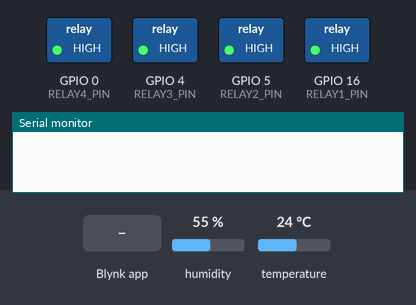
A sketch run on a simulated ESP8266 (NodeMCU). On the bench: switched loads named in the sketch (green lamp = pin HIGH), the last lines printed to the serial monitor. The test bench sets the inputs (shaded band); at power-on: humidity 55 %, temperature 24 °C. WiFi joins after 1.5 s; servers stay silent unless stated.

Above: at 3.0 s.
3.1 s: Blynk app writes 1 to V0
At 3.9 s:
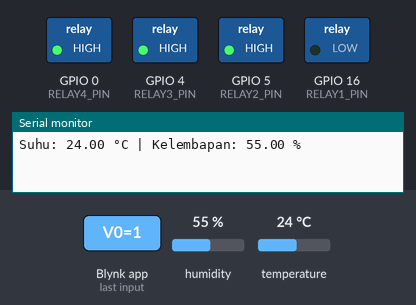
4.6 s: Blynk app writes 1 to V1
At 5.0 s:
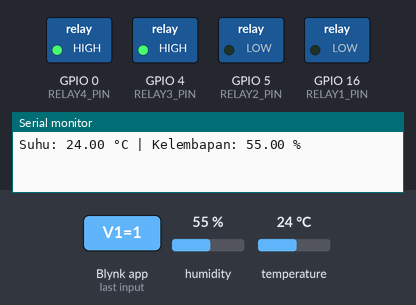
6.1 s: Blynk app writes 0 to V0
At 7.3 s:
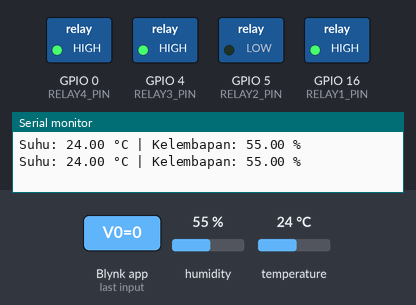
7.6 s: Blynk app writes 1 to V2
At 8.5 s:
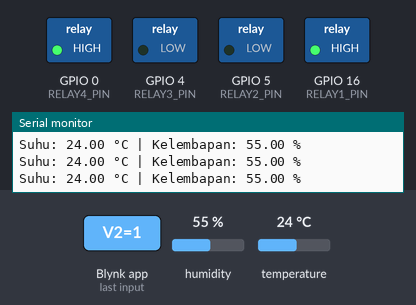
9.1 s: Blynk app writes 200 to V0
At 9.6 s:
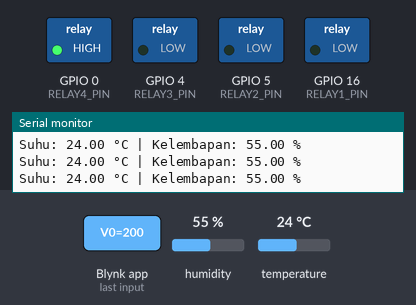
10.6 s: Blynk app writes 0 to V1
At 12.0 s:
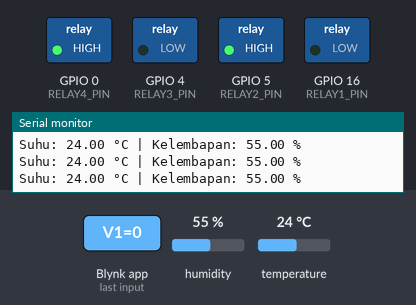
Timing chart, 0 to 13.1 s (numbered marks = the images above; inputs shaded):
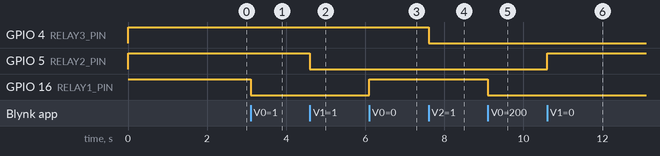

The sketch:

BLYNK.ino
```cpp
// Makro BLYNK WAJIB diletakkan paling atas sebelum library apa pun
#define BLYNK_TEMPLATE_ID "TMPL6MVxxxx"
#define BLYNK_TEMPLATE_NAME "Project WillyR"
#define BLYNK_AUTH_TOKEN "UUvGgg3kxxxxxx"
#define BLYNK_PRINT Serial

// --- PEMILIHAN LIBRARY UNIVERSAL ---
#if defined(ESP8266)
  #include <ESP8266WiFi.h>
  #include <BlynkSimpleEsp8266.h>
#elif defined(ESP32)
  #include <WiFi.h>
  #include <WiFiClient.h>
  #include <BlynkSimpleEsp32.h>
#endif

#include <DHT.h>
#include <SPI.h>

// --- KONFIGURASI PIN UNIVERSAL ---
#if defined(ESP8266)
  #define DHTPIN 2
  #define RELAY1_PIN 16
  #define RELAY2_PIN 5
  #define RELAY3_PIN 4
  #define RELAY4_PIN 0
#elif defined(ESP32)
  #define DHTPIN 4
  #define RELAY1_PIN 26
  #define RELAY2_PIN 27
  #define RELAY3_PIN 32
  #define RELAY4_PIN 33
#endif

#define DHTTYPE DHT22

// --- KONFIGURASI JARINGAN ---
char ssid[] = "ssid";
char pass[] = "password";

// --- INISIALISASI OBJEK ---
DHT dht(DHTPIN, DHTTYPE);
BlynkTimer timer;

// Logika Relay NPN (Ubah ke HIGH/LOW jika menggunakan Relay PNP)
#define RELAY_ON LOW
#define RELAY_OFF HIGH

// --- FUNGSI KONTROL RELAY BLYNK ---
// Menerima nilai 1 (ON) atau 0 (OFF) dari tombol di aplikasi Blynk
BLYNK_WRITE(V0) { digitalWrite(RELAY1_PIN, param.asInt() ? RELAY_ON : RELAY_OFF); }
BLYNK_WRITE(V1) { digitalWrite(RELAY2_PIN, param.asInt() ? RELAY_ON : RELAY_OFF); }
BLYNK_WRITE(V2) { digitalWrite(RELAY3_PIN, param.asInt() ? RELAY_ON : RELAY_OFF); }
BLYNK_WRITE(V3) { digitalWrite(RELAY4_PIN, param.asInt() ? RELAY_ON : RELAY_OFF); }

// Sinkronisasi status terakhir dari server Blynk saat perangkat restart
BLYNK_CONNECTED() {
  Blynk.syncVirtual(V0);
  Blynk.syncVirtual(V1);
  Blynk.syncVirtual(V2);
  Blynk.syncVirtual(V3);
}

// --- FUNGSI SENSOR DHT ---
void sendSensor() {
  float h = dht.readHumidity();
  float t = dht.readTemperature(); // Celcius

  if (isnan(h) || isnan(t)) {
    Serial.println("Gagal membaca dari sensor DHT!");
    return;
  }
  // Tampilkan Suhu di Serial Monitor
  Serial.print("Suhu: ");
  Serial.print(t);
  Serial.print(" °C");
  // Tampilkan Kelembapan di Serial Monitor
  Serial.print(" | Kelembapan: ");
  Serial.print(h);
  Serial.println(" %");
  // Mengirim data ke Virtual Pin Blynk
  Blynk.virtualWrite(V4, h);
  Blynk.virtualWrite(V5, t);
}

void setup() {
  Serial.begin(115200);

  // Inisialisasi Sensor DHT (BUG FIXED)
  dht.begin();

  // Inisialisasi Pin Relay
  pinMode(RELAY1_PIN, OUTPUT);
  pinMode(RELAY2_PIN, OUTPUT);
  pinMode(RELAY3_PIN, OUTPUT);
  pinMode(RELAY4_PIN, OUTPUT);

  // Set kondisi awal relay ke posisi mati
  digitalWrite(RELAY1_PIN, RELAY_OFF);
  digitalWrite(RELAY2_PIN, RELAY_OFF);
  digitalWrite(RELAY3_PIN, RELAY_OFF);
  digitalWrite(RELAY4_PIN, RELAY_OFF);

  // Mulai koneksi Blynk
  Blynk.begin(BLYNK_AUTH_TOKEN, ssid, pass);

  // Setup timer untuk membaca sensor setiap 2 detik (2000 ms)
  // DHT22 butuh waktu ideal minimal 2 detik antar pembacaan agar stabil
  timer.setInterval(2000L, sendSensor);
}

void loop() {
  Blynk.run();
  timer.run();
}
```

Measured:
- after the input at 3.1 s, GPIO 16 (RELAY1_PIN): HIGH → LOW at once
- after the input at 4.6 s, GPIO 5 (RELAY2_PIN): HIGH → LOW at once
- after the input at 6.1 s, GPIO 16 (RELAY1_PIN): LOW → HIGH at once
- after the input at 7.6 s, GPIO 4 (RELAY3_PIN): HIGH → LOW at once
- after the input at 9.1 s, GPIO 16 (RELAY1_PIN): HIGH → LOW at once
- after the input at 10.6 s, GPIO 5 (RELAY2_PIN): LOW → HIGH at once
